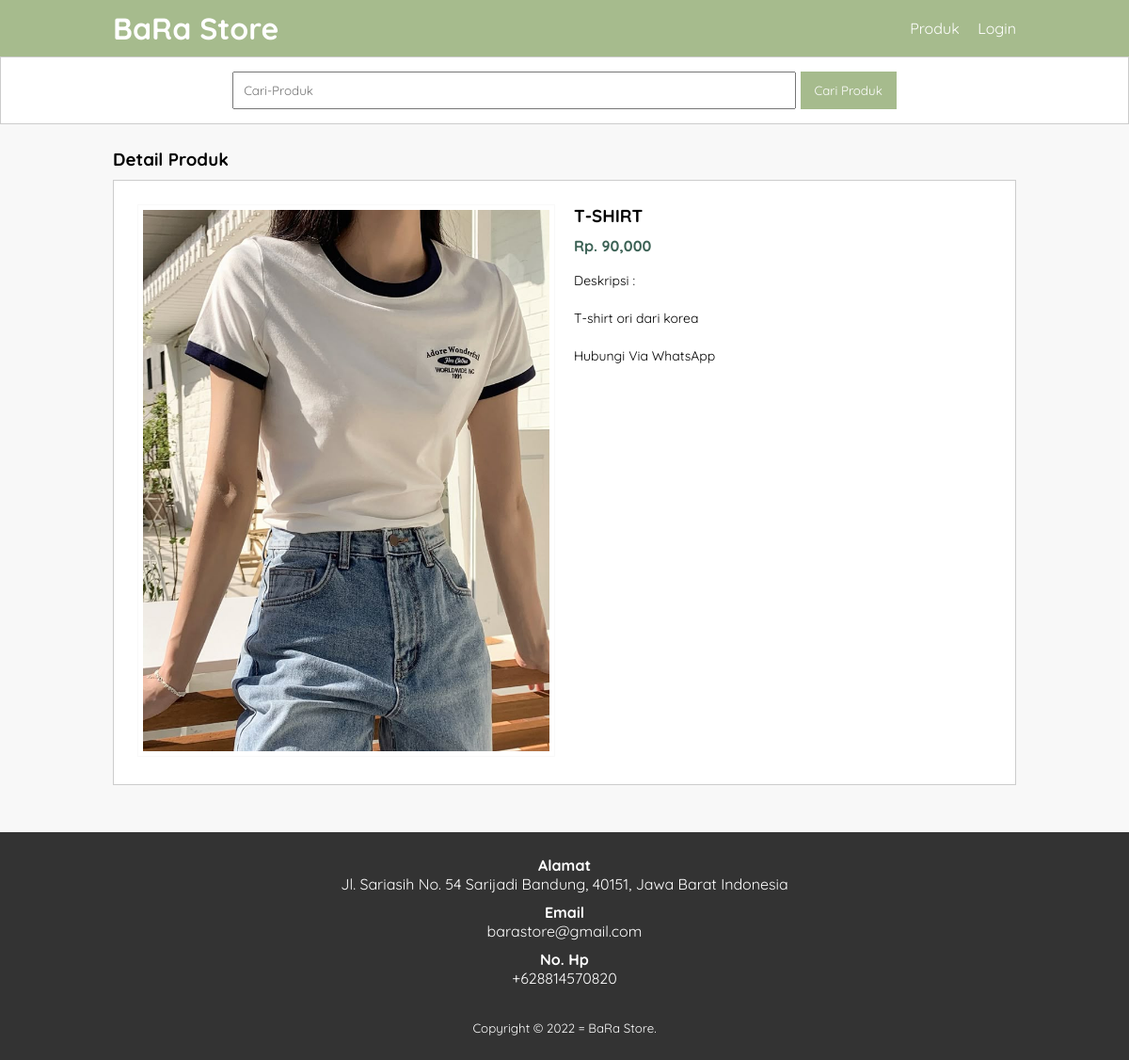
/detail_product.php?id=11, run on the app's committed database.
### tables this page shows
CREATE TABLE `tb_product` (
  `product_id` int(11) NOT NULL,
  `category_id` int(11) NOT NULL,
  `product_name` varchar(100) NOT NULL,
  `product_price` int(11) NOT NULL,
  `product_description` text NOT NULL,
  `product_image` varchar(100) NOT NULL,
  `product_status` tinyint(1) NOT NULL,
  `date_created` timestamp NOT NULL DEFAULT current_timestamp() ON UPDATE current_timestamp()
);

### detail_product.php (the view, shortened to what this page needs)
<?php
  include 'db.php';
  $contact = mysqli_query($conn, "SELECT admin_telp, admin_email, admin_address FROM tb_admin WHERE admin_id = 1");
  $a = mysqli_fetch_object($contact);
  $product = mysqli_query($conn, "SELECT * FROM tb_product WHERE product_id = '".$_GET['id']."' ");
  $p = mysqli_fetch_object($product);
?>
<!DOCTYPE html>
<html lang="en">
<head>
    <link rel="stylesheet" type="text/css" href="Css/style.css">
</head>
<body>
    <header>
        <div class="container">
        <h1><a href="index.php">BaRa Store</a></h1>
        <ul>
            <li><a href="produk.php">Produk</a></li>
            <li><a href="login.php">Login</a></li>
        </div>
    </header>
    <div class="search">
        <div class="container">
            <form action="produk.php">
                <input type="text" name="search" placeholder="Cari-Produk" value="<?php echo $_GET['search'] ?>">
                <input type="submit" name="cari" value="Cari Produk">
            </form>
        </div>
    </div>
    <div class="section">
        <div class="container">
            <h3>Detail Produk</h3>
            <div class="box">
                <div class="col-2">
                    <img src="produk/<?php echo $p->product_image ?>" width="100%">
                </div>
                <div class="col-2">
                    <h3><?php echo $p->product_name ?></h3>
                    <h4>Rp. <?php echo number_format($p->product_price) ?></h4>
                    <p>Deskripsi :<br>
                <?php echo $p->product_description ?>
                </p>
                <p><a href="https://api.whatsapp.com/send?phone=<?php echo $a->admin_telp ?>&text=Hai, Saya tertarik dengan produk Anda." target="_blank">
                 Hubungi Via WhatsApp</a>
                </div>
            </div>
        </div>
    </div>
    <div class="footer">
        <div class="container">
            <h4>Alamat</h4>
            <p><?php echo $a->admin_address ?></p>
            <h4>Email</h4>
            <p><?php echo $a->admin_email ?></p>
            <h4>No. Hp</h4>
            <p><?php echo $a->admin_telp ?></p>
        <small>Copyright &copy; 2022 = BaRa Store.</small>
        </div>
    </div>
</body>
</html>

### css/style.css (style rules this page uses)
* { padding: 0; margin: 0; font-family: 'Quicksand', sans-serif; }
body { background-color: #f8f8f8; }
a { color: inherit; text-decoration: none; }
header { background-color: #A6BB8D; color: #fff; }
header h1 { float: left; padding: 10px 0; }
header ul { float: right; }
header ul li { display: inline-block; }
header ul li a { padding: 20px 0 20px 15px; display: inline-block; }
.container { width: 80%; margin: 0 auto; }
.container:after { content: ''; display: block; clear: both; }
.section { padding: 25px 0; }
.box { background-color: #fff; border: 1px solid #ccc; padding: 15px; box-sizing: border-box; margin: 10px 0 25px 0; }
.box:after { content: ''; display: block; clear: both; }
.search { padding: 15px 0; background-color: #fff; border: 1px solid #ccc; text-align: center; }
.search input[type=text] { width: 60%; padding: 10px; }
.search input[type=submit] { padding: 12px 15px; background-color: #A6BB8D; color: #fff; border: none; cursor: pointer; }
.footer { padding: 25px 0; background-color: #333; color: #fff; text-align: center; }
.footer p { margin-bottom: 10px; }
.footer small { margin-top: 25px; display: inline-block; }
.col-2 { width: 50%; min-height: 200px; padding: 10px; box-sizing: border-box; float: left; }
.col-2 img { border: 1px solid #f9f9f9; padding: 5px; box-sizing: border-box; }
.col-2 h3 { margin-bottom: 10px; }
.col-2 h4 { color: #3C6255; }
.col-2 p { margin: 15px 0; text-align: justify; line-height: 25px; font-size: 14px; }

### data on the page
tb_product: product_image (picture), product_name "T-SHIRT", product_price "90,000", product_description "T-shirt ori dari korea"

### other printed values
$a->admin_address "Jl. Sariasih No. 54 Sarijadi Bandung, 40151, Jawa Barat Indonesia"
$a->admin_email "barastore@gmail.com"
$a->admin_telp "+628814570820"
